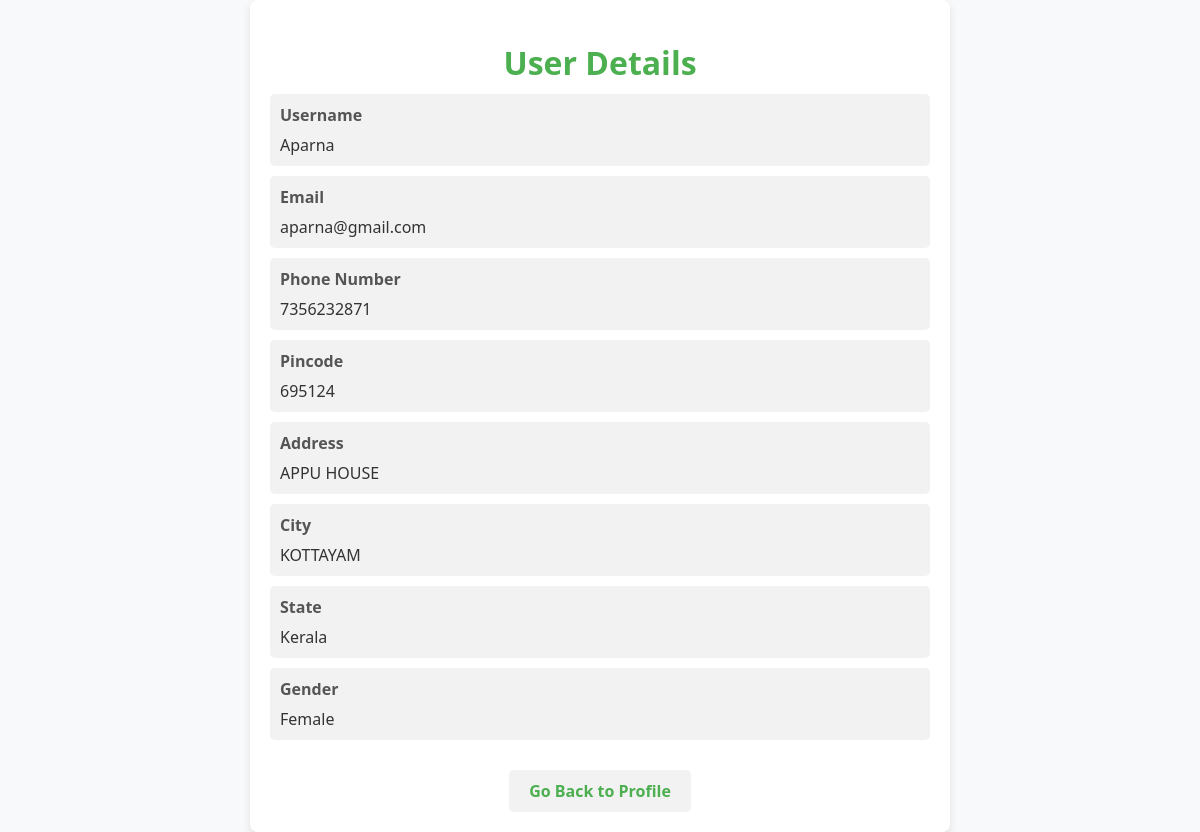
Page /userdetails/ (signed in) on the earlier database version.
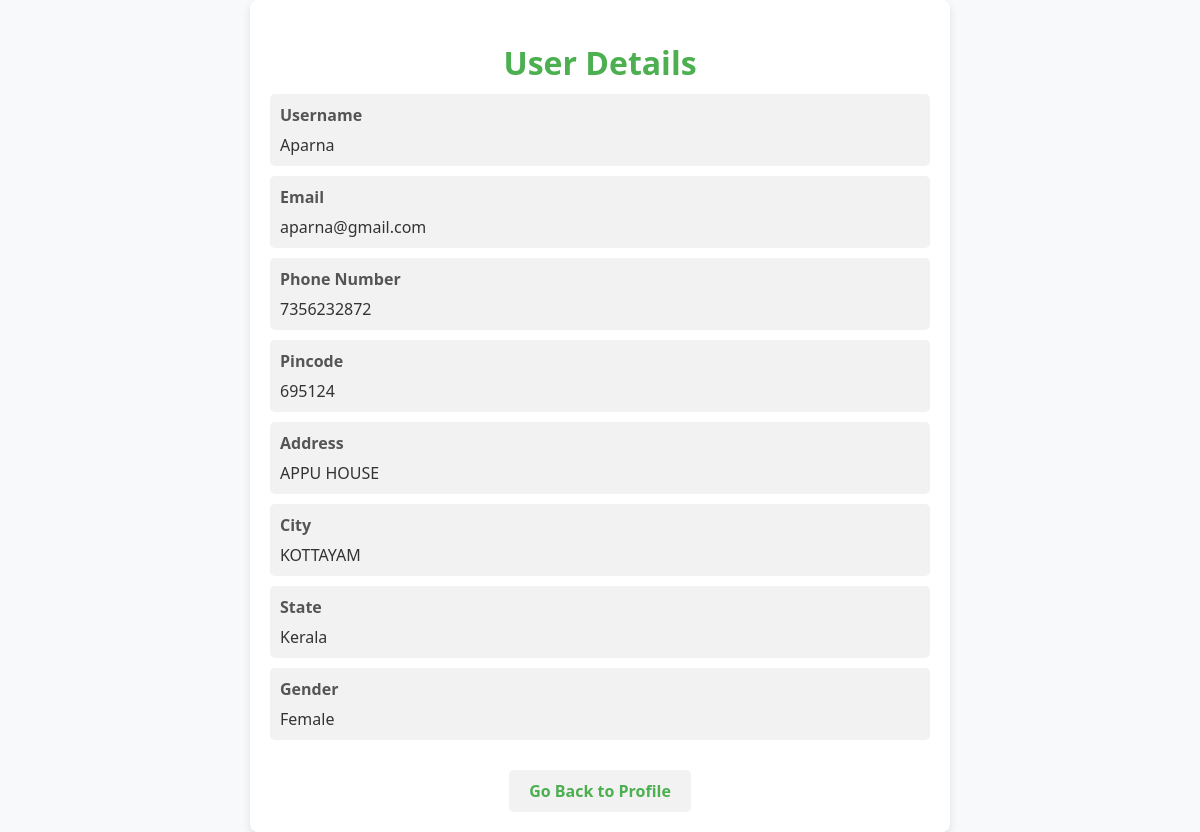
Same page on the later database version.
### BeauteCartApp/models.py (models this page shows, shortened)
class CustomUser(AbstractUser):
    ADMIN = 1
    CUSTOMER = 2
    DELIVERYTEAM = 3
    SELLER = 4
    USER_TYPES = (
        (ADMIN, 'Admin'),
        (CUSTOMER, 'Customer'),
        (DELIVERYTEAM, 'Delivery Team'),
        (SELLER, 'Seller'),
    )
    username = models.CharField(max_length=50, unique=True)
    email = models.EmailField(max_length=100, unique=True)
    user_type = models.PositiveSmallIntegerField(choices=USER_TYPES, default=CUSTOMER)
    shop_name = models.CharField(max_length=255, null=True)
    password = models.CharField(max_length=128)
    phone = models.CharField(max_length=12, blank=True)
    shop_address = models.CharField(max_length=255, null=True)
    tax_id = models.CharField(max_length=20, null=True)
    parlour_name = models.CharField(max_length=255, null=True)
    password = models.CharField(max_length=128)
    phone = models.CharField(max_length=12, blank=True)
    parlour_address = models.CharField(max_length=255, null=True)
    tax_id = models.CharField(max_length=20, null=True)
    is_admin = models.BooleanField(default=False)
    is_staff = models.BooleanField(default=False)
    is_active = models.BooleanField(default=True)
    is_superadmin = models.BooleanField(default=False)

class ProfileUser(models.Model):
    user = models.OneToOneField(CustomUser, on_delete=models.CASCADE)
    username = models.CharField(max_length=50, blank=True, null=True)
    email = models.EmailField(blank=True, null=True)
    phone_number = models.CharField(max_length=15, blank=True, null=True)
    pincode = models.CharField(max_length=10, blank=True, null=True)
    address = models.TextField(blank=True, null=True)
    gender = models.CharField(max_length=10, blank=True, null=True)
    city = models.CharField(max_length=50, blank=True, null=True)  # New field
    state = models.CharField(max_length=50, blank=True, null=True)  # New field

### BeauteCartApp/views.py (the view)
# urls.py: path('userdetails/', user_details, name='user_details'),
@login_required
def user_details(request):
    return render(request, 'userdetails.html', {'user': request.user})

### templates/userdetails.html (shortened to what this page needs)
{% load static %}
{% load i18n %}
<!DOCTYPE html>
<html lang="en">
<head>
</head>
<body>
    <div class="card">
        <div class="card-content">
            <h1>{% trans "User Details" %}</h1>
            <ul class="details-list">
                <li>
                    <label>{% trans "Username" %}</label>
                    <p>{{ user.username }}</p>
                </li>
                <li>
                    <label>{% trans "Email" %}</label>
                    <p>{{ user.email }}</p>
                </li>
                <li>
                    <label>{% trans "Phone Number" %}</label>
                    <p>{{ user.profileuser.phone_number }}</p>
                </li>
                <li>
                    <label>{% trans "Pincode" %}</label>
                    <p>{{ user.profileuser.pincode }}</p>
                </li>
                <li>
                    <label>{% trans "Address" %}</label>
                    <p>{{ user.profileuser.address }}</p>
                </li>
                <li>
                    <label>{% trans "City" %}</label>
                    <p>{{ user.profileuser.city }}</p>
                </li>
                <li>
                    <label>{% trans "State" %}</label>
                    <p>{{ user.profileuser.state }}</p>
                </li>
                <li>
                    <label>{% trans "Gender" %}</label>
                    <p>{{ user.profileuser.gender }}</p>
                </li>
            </ul>
            <a href="{% url 'user_profile' %}">{% trans "Go Back to Profile" %}</a>
        </div>
    </div>
</body>
</html>

Differences in the rows shown:
changed CustomUser "Aparna": profileuser.phone_number "7356232871" → "7356232872"
